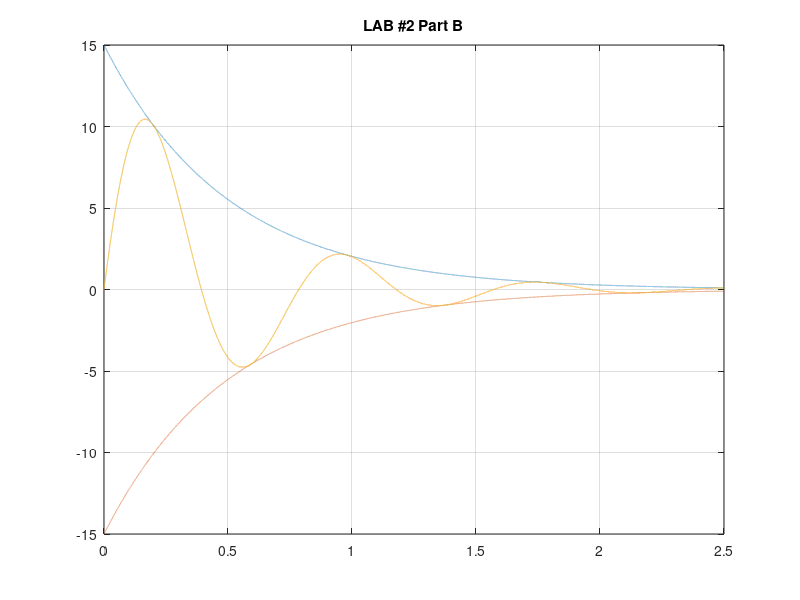

Recreate this plot in MATLAB.

t=0:.0001:2.5;



i1= 15*exp(-2*t);
plot(t,i1,'--')
hold on

i2= -15*exp(-2*t);
plot(t,i2,'--')
hold on

i= i1.*sin(8*t);
plot(t,i,'-')
hold on


grid
title('LAB #2 Part B')
